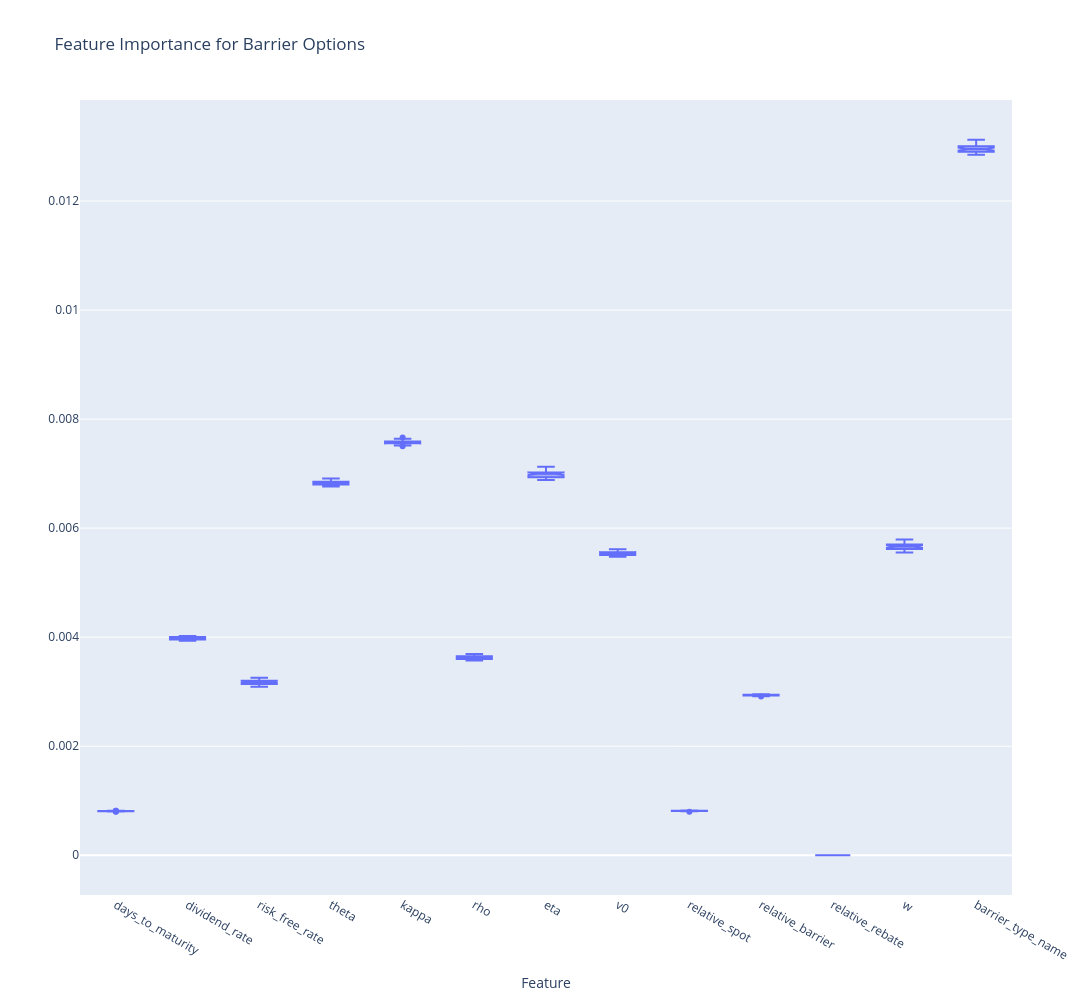

Notebook cell for this chart:
### Code cell
import plotly.express as px
fig = px.box(
    importances[ model['feature_set']
        # 'kappa','theta','rho','eta','v0',
        # # 'relative_spot'
    ],
    height=1000,
    width=1200,
    facet_col_spacing=0,
    facet_row_spacing=0,
    notched=True,
    title=f'Feature Importance for {security_tag}'
)
fig.update_xaxes(title='Feature')
fig.update_yaxes(title='')

### Figure 1 — Plotly figure (JSON) as saved in the notebook; plotly's stock layout.template omitted (floating-point values rounded to 4 significant figures; data arrays with more than 128 entries replaced by an {"elided": "..."} marker saying what was removed)
{"data": [{"alignmentgroup": "True", "hovertemplate": "variable=%{x}<br>value=%{y}<extra></extra>", "legendgroup": "", "marker": {"color": "#636efa"}, "name": "", "notched": true, "offsetgroup": "", "orientation": "v", "showlegend": false, "type": "box", "x": {"elided": "390 str values"}, "x0": " ", "xaxis": "x", "y": {"elided": "390 float values"}, "y0": " ", "yaxis": "y"}], "layout": {"boxmode": "group", "height": 1000, "legend": {"tracegroupgap": 0}, "title": {"text": "Feature Importance for Barrier Options"}, "width": 1200, "xaxis": {"anchor": "y", "autorange": true, "domain": [0, 1], "range": [-0.5, 12.5], "title": {"text": "Feature"}, "type": "category"}, "yaxis": {"anchor": "x", "autorange": true, "domain": [0, 1], "range": [-0.0007291, 0.01385], "title": {"text": ""}, "type": "linear"}}}
